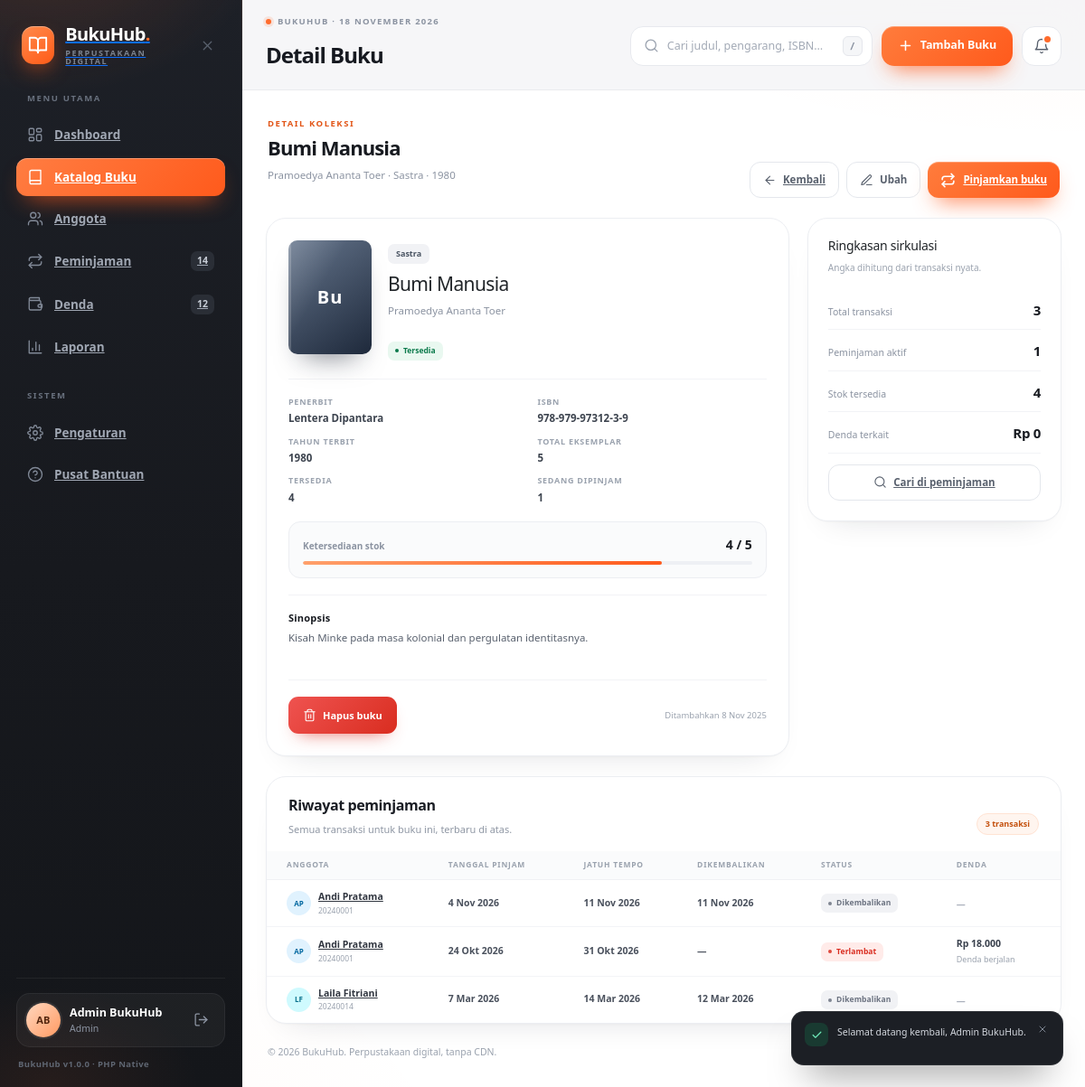
The page /index.php?page=books&action=show&id=1 (signed in) on the database its author committed.
### tables this page shows
CREATE TABLE `buku` (
  `id_buku`         INT UNSIGNED NOT NULL AUTO_INCREMENT,
  `judul`           VARCHAR(180) NOT NULL,
  `pengarang`       VARCHAR(120) NOT NULL,
  `kategori`        VARCHAR(40)  NOT NULL,
  `isbn`            VARCHAR(30)  NULL DEFAULT NULL,
  `penerbit`        VARCHAR(120) NULL DEFAULT NULL,
  `tahun_terbit`    SMALLINT UNSIGNED NULL DEFAULT NULL,
  `sinopsis`        TEXT NULL DEFAULT NULL,
  `jumlah_eksemplar` SMALLINT UNSIGNED NOT NULL DEFAULT 1,
  `stok_tersedia`   SMALLINT UNSIGNED NOT NULL DEFAULT 1,
  `created_at`      TIMESTAMP NOT NULL DEFAULT CURRENT_TIMESTAMP,
  `updated_at`      TIMESTAMP NOT NULL DEFAULT CURRENT_TIMESTAMP ON UPDATE CURRENT_TIMESTAMP,
  PRIMARY KEY (`id_buku`),
  KEY `idx_buku_judul` (`judul`),
  KEY `idx_buku_pengarang` (`pengarang`),
  KEY `idx_buku_kategori` (`kategori`),
  KEY `idx_buku_isbn` (`isbn`),
  KEY `idx_buku_stok` (`stok_tersedia`)
);

CREATE TABLE `peminjaman` (
  `id_peminjaman`    INT UNSIGNED NOT NULL AUTO_INCREMENT,
  `id_anggota`       INT UNSIGNED NOT NULL,
  `id_buku`          INT UNSIGNED NOT NULL,
  `tgl_pinjam`       DATE NOT NULL,
  `tgl_kembali_rencana` DATE NOT NULL,
  `tgl_kembali_real` DATE NULL DEFAULT NULL,
  `status`           ENUM('dipinjam','dikembalikan') NOT NULL DEFAULT 'dipinjam',
  `denda_per_hari`   INT UNSIGNED NOT NULL DEFAULT 1000,
  `created_by`       INT UNSIGNED NULL DEFAULT NULL,
  `created_at`       TIMESTAMP NOT NULL DEFAULT CURRENT_TIMESTAMP,
  `updated_at`       TIMESTAMP NOT NULL DEFAULT CURRENT_TIMESTAMP ON UPDATE CURRENT_TIMESTAMP,
  PRIMARY KEY (`id_peminjaman`),
  KEY `idx_peminjaman_anggota` (`id_anggota`),
  KEY `idx_peminjaman_buku` (`id_buku`),
  KEY `idx_peminjaman_status` (`status`),
  KEY `idx_peminjaman_tgl_pinjam` (`tgl_pinjam`),
  KEY `idx_peminjaman_jatuh_tempo` (`tgl_kembali_rencana`),
  KEY `idx_peminjaman_created_by` (`created_by`),
  CONSTRAINT `fk_peminjaman_anggota` FOREIGN KEY (`id_anggota`)
    REFERENCES `anggota` (`id_anggota`) ON DELETE RESTRICT ON UPDATE CASCADE,
  CONSTRAINT `fk_peminjaman_buku` FOREIGN KEY (`id_buku`)
    REFERENCES `buku` (`id_buku`) ON DELETE RESTRICT ON UPDATE CASCADE,
  CONSTRAINT `fk_peminjaman_user` FOREIGN KEY (`created_by`)
    REFERENCES `users` (`id_user`) ON DELETE SET NULL ON UPDATE CASCADE
);

CREATE TABLE `anggota` (
  `id_anggota` INT UNSIGNED NOT NULL AUTO_INCREMENT,
  `nama`       VARCHAR(100) NOT NULL,
  `nim_nik`    VARCHAR(30)  NOT NULL,
  `email`      VARCHAR(120) NOT NULL,
  `telepon`    VARCHAR(20)  NULL DEFAULT NULL,
  `alamat`     VARCHAR(255) NULL DEFAULT NULL,
  `maks_pinjam` TINYINT UNSIGNED NOT NULL DEFAULT 3,
  `status`     ENUM('aktif','nonaktif') NOT NULL DEFAULT 'aktif',
  `created_at` TIMESTAMP NOT NULL DEFAULT CURRENT_TIMESTAMP,
  `updated_at` TIMESTAMP NOT NULL DEFAULT CURRENT_TIMESTAMP ON UPDATE CURRENT_TIMESTAMP,
  PRIMARY KEY (`id_anggota`),
  UNIQUE KEY `uq_anggota_nim` (`nim_nik`),
  UNIQUE KEY `uq_anggota_email` (`email`),
  KEY `idx_anggota_status` (`status`),
  KEY `idx_anggota_nama` (`nama`)
);

### views/books/show.php (the view, shortened to what the rows shown need)
<?php
$style = category_style($book['kategori']);
$available = (int) $book['stok_tersedia'];
$total = (int) $book['jumlah_eksemplar'];
$stock = stock_status($available, $total);
$onLoan = max(0, $total - $available);
?>
<section class="view is-active" aria-labelledby="bookDetailHeading">
  <div class="module-head">
    <div>
      <p class="module-eyebrow">Detail koleksi</p>
      <h2 class="module-title" id="bookDetailHeading"><?= e($book['judul']) ?></h2>
      <p class="module-sub"><?= e($book['pengarang']) ?> · <?= e($book['kategori']) ?><?= !empty($book['tahun_terbit']) ? ' · ' . e((string) $book['tahun_terbit']) : '' ?></p>
    </div>
  </div>
  <div class="detail-grid">
    <article class="card book-hero">
      <div class="book-hero-top">
        <span class="book-cover book-cover--lg" style="--c1: <?= e($style['c1']) ?>; --c2: <?= e($style['c2']) ?>">
          <?= e(mb_substr($book['judul'], 0, 2)) ?>
        </span>
        <div class="book-hero-meta">
          <?= category_chip($book['kategori']) ?>
          <h3><?= e($book['judul']) ?></h3>
          <p><?= e($book['pengarang']) ?></p>
          <span class="status-chip <?= e($stock['class']) ?>"><?= e($stock['label']) ?></span>
        </div>
      </div>
      <dl class="meta-list">
        <div><dt>Penerbit</dt><dd><?= e($book['penerbit'] ?: '—') ?></dd></div>
        <div><dt>ISBN</dt><dd><?= e($book['isbn'] ?: '—') ?></dd></div>
        <div><dt>Tahun terbit</dt><dd><?= e($book['tahun_terbit'] ?: '—') ?></dd></div>
        <div><dt>Total eksemplar</dt><dd><?= num($total) ?></dd></div>
        <div><dt>Tersedia</dt><dd><?= num($available) ?></dd></div>
        <div><dt>Sedang dipinjam</dt><dd><?= num($onLoan) ?></dd></div>
      </dl>
      <div class="stock-block">
        <div class="stock-block-head">
          <span>Ketersediaan stok</span>
          <strong><?= num($available) ?> / <?= num($total) ?></strong>
        </div>
      </div>
      <div class="book-synopsis">
        <h4>Sinopsis</h4>
        <p><?= nl2br(e($book['sinopsis'] ?: 'Belum ada sinopsis untuk buku ini.')) ?></p>
      </div>
      <div class="detail-actions">
        <button class="btn-danger" type="button"
          data-confirm
          data-url="<?= e(url('books', ['action' => 'delete'])) ?>"
          data-id="<?= (int) $book['id_buku'] ?>"
          data-title="Hapus buku?"
          data-sub="Buku dengan riwayat peminjaman akan ditolak oleh server."
          data-ok="Hapus buku"
          data-danger="1"
          data-message="&lt;strong&gt;<?= e($book['judul']) ?>&lt;/strong&gt; akan dihapus permanen dari katalog.">
          <svg class="icon"><use href="#i-trash" /></svg> Hapus buku
        </button>
        <span class="detail-note">Ditambahkan <?= e(format_date($book['created_at'] ?? null)) ?></span>
      </div>
    </article>
    <aside class="card detail-aside">
      <div class="detail-stat-row">
        <span>Stok tersedia</span>
        <strong><?= num($available) ?></strong>
      </div>
    </aside>
  </div>
  <div class="card table-card">
    <div class="card-head table-head">
      <div class="head-copy">
        <h2>Riwayat peminjaman</h2>
      </div>
    </div>
    <div class="table-wrap">
      <table class="data-table">
        <thead>
          <tr>
            <th>Anggota</th>
            <th>Tanggal pinjam</th>
            <th>Jatuh tempo</th>
            <th>Dikembalikan</th>
            <th>Status</th>
            <th>Denda</th>
          </tr>
        </thead>
        <tbody>
          <?php if (empty($loans)): ?>
            <?= empty_row(6, 'Belum pernah dipinjam', 'Buku ini belum memiliki riwayat transaksi.') ?>
          <?php else: ?>
            <?php foreach ($loans as $loan): ?>
              <?php $avatar = avatar_style((int) $loan['id_anggota']); ?>
              <tr>
                <td>
                  <div class="member-cell">
                    <span class="member-avatar" style="--av-bg: <?= e($avatar[0]) ?>; --av-ink: <?= e($avatar[1]) ?>"><?= e(initials($loan['anggota_nama'])) ?></span>
                    <span class="member-meta">
                      <a class="member-name" href="<?= e(member_url((int) $loan['id_anggota'])) ?>"><?= e($loan['anggota_nama']) ?></a>
                      <span class="member-id"><?= e($loan['nim_nik']) ?></span>
                    </span>
                  </div>
                </td>
                <td class="date-cell"><span class="date-main"><?= e(format_date($loan['tgl_pinjam'])) ?></span></td>
                <td class="date-cell"><span class="date-main"><?= e(format_date($loan['tgl_kembali_rencana'])) ?></span></td>
                <td class="date-cell"><span class="date-main"><?= e(format_date($loan['tgl_kembali_real'])) ?></span></td>
                <td><?= loan_badge($loan) ?></td>
                <td>
                  <?php if (!empty($loan['total_denda'])): ?>
                    <span class="money-cell money-cell--due"><?= money($loan['total_denda']) ?></span>
                    <span class="sub-cell"><?= e($loan['status_denda'] === 'lunas' ? 'Lunas' : 'Belum lunas') ?></span>
                  <?php elseif (($loan['status'] ?? '') === 'dipinjam'): ?>
                    <span class="money-cell"><?= money(projected_fine($loan)) ?></span>
                    <span class="sub-cell">Denda berjalan</span>
                  <?php else: ?>
                    <span class="muted-cell">—</span>
                  <?php endif; ?>
                </td>
              </tr>
            <?php endforeach; ?>
          <?php endif; ?>
        </tbody>
      </table>
    </div>
  </div>
</section>

### app/Helpers/functions.php (shortened to what the rows shown need)
<?php
function config(string $key, mixed $default = null): mixed
{
    $config = $GLOBALS['app_config'] ?? [];
    $segments = explode('.', $key);
    $value = $config;
    foreach ($segments as $segment) {
        $value = $value[$segment];
    }
    return $value;
}
function e(mixed $value): string
{
    return htmlspecialchars((string) ($value ?? ''), ENT_QUOTES | ENT_SUBSTITUTE, 'UTF-8');
}
function money(mixed $amount): string
{
    return 'Rp ' . number_format((float) $amount, 0, ',', '.');
}
function num(mixed $value): string
{
    return number_format((float) $value, 0, ',', '.');
}
function today(): string
{
    return date('Y-m-d');
}
function diff_days(string $from, string $to): int
{
    $start = new DateTimeImmutable($from);
    $end = new DateTimeImmutable($to);
    return (int) $start->diff($end)->format('%r%a');
}
function month_short_names(): array
{
    return [1 => 'Jan', 'Feb', 'Mar', 'Apr', 'Mei', 'Jun', 'Jul', 'Agu', 'Sep', 'Okt', 'Nov', 'Des'];
}
function format_date(?string $date, bool $withYear = true): string
{
    if (!$date) {
        return '—';
    }
    $timestamp = strtotime($date);
    $short = month_short_names();
    $text = date('j', $timestamp) . ' ' . $short[(int) date('n', $timestamp)];
    return $withYear ? $text . ' ' . date('Y', $timestamp) : $text;
}
function url(string $page = 'dashboard', array $params = []): string
{
    $query = array_merge(['page' => $page], $params);
    $clean = [];
    foreach ($query as $key => $value) {
        $clean[$key] = $value;
    }
    return 'index.php?' . http_build_query($clean);
}
function input(string $key, mixed $default = null): mixed
{
    if (array_key_exists($key, $_POST)) {
        $value = $_POST[$key];
    } elseif (array_key_exists($key, $_GET)) {
        $value = $_GET[$key];
    } else {
        return $default;
    }
    return is_string($value) ? trim($value) : $value;
}
function int_input(string $key, int $default = 0): int
{
    $value = input($key, $default);
    return is_numeric($value) ? (int) $value : $default;
}
function id_input(string $key = 'id'): int
{
    $id = int_input($key, 0);
    return $id > 0 ? $id : 0;
}
function initials(?string $name): string
{
    $parts = preg_split('/\s+/', trim((string) $name)) ?: [];
    $parts = array_values(array_filter($parts, static fn ($part) => $part !== ''));
    $letters = '';
    foreach (array_slice($parts, 0, 2) as $part) {
        $letters .= mb_strtoupper(mb_substr($part, 0, 1));
    }
    return $letters;
}
function category_style(?string $category): array
{
    $palette = [
        'Fiksi' => ['bg' => '#fff1e7', 'ink' => '#b54708', 'c1' => '#e76f51', 'c2' => '#9a3412'],
        'Non-fiksi' => ['bg' => '#eaf2ff', 'ink' => '#1d4ed8', 'c1' => '#3b82f6', 'c2' => '#1e3a8a'],
        'Sains' => ['bg' => '#e9f8f0', 'ink' => '#0b7a4b', 'c1' => '#0f766e', 'c2' => '#134e4a'],
        'Sejarah' => ['bg' => '#fdf3dc', 'ink' => '#a16207', 'c1' => '#d97706', 'c2' => '#78350f'],
        'Biografi' => ['bg' => '#f3ecff', 'ink' => '#6d28d9', 'c1' => '#7c3aed', 'c2' => '#4c1d95'],
        'Teknologi' => ['bg' => '#e8f6fb', 'ink' => '#0e7490', 'c1' => '#0891b2', 'c2' => '#164e63'],
    ];
    return $palette[(string) $category] ?? [
        'bg' => '#f1f2f5', 'ink' => '#4b5563', 'c1' => '#64748b', 'c2' => '#1e293b',
    ];
}
function avatar_style(int $id): array
{
    $palette = [
        ['#ffe4d6', '#b54708'], ['#e0f2fe', '#0369a1'], ['#dcfce7', '#166534'],
        ['#fae8ff', '#86198f'], ['#fef3c7', '#92400e'], ['#cffafe', '#0e7490'],
        ['#ede9fe', '#5b21b6'], ['#ffedd5', '#9a3412'], ['#f1f5f9', '#334155'],
    ];
    return $palette[abs($id) % count($palette)];
}
function loan_state(array $loan): array
{
    if (($loan['status'] ?? '') === 'dikembalikan') {
        return ['key' => 'returned', 'label' => 'Dikembalikan', 'class' => 'tag--returned', 'late' => 0];
    }
    $late = diff_days((string) $loan['tgl_kembali_rencana'], today());
    if ($late > 0) {
        return ['key' => 'overdue', 'label' => 'Terlambat', 'class' => 'tag--overdue', 'late' => $late];
    }
    return ['key' => 'active', 'label' => 'Dipinjam', 'class' => 'tag--ontime', 'late' => 0];
}
function projected_fine(array $loan): int
{
    $late = diff_days((string) $loan['tgl_kembali_rencana'], today());
    $rate = (int) ($loan['denda_per_hari'] ?? config('defaults.tarif_denda', 1000));
    return $late * $rate;
}
function loan_badge(array $loan): string
{
    $state = loan_state($loan);
    return '<span class="tag ' . $state['class'] . '">' . e($state['label']) . '</span>';
}
function category_chip(?string $category): string
{
    $style = category_style($category);
    return '<span class="cat-chip" style="--chip-bg:' . $style['bg'] . ';--chip-ink:' . $style['ink'] . '">'
        . e($category) . '</span>';
}
function stock_status(int $available, int $total): array
{
    return ['key' => 'in', 'label' => 'Tersedia', 'class' => 'status-chip--in'];
}
function member_url(int $id, string $action = 'show'): string
{
    return url('members', ['action' => $action, 'id' => $id]);
}

### rows shown on the page
buku: judul "Bumi Manusia", pengarang "Pramoedya Ananta Toer", kategori "Sastra", tahun_terbit "1980", judul "Bu", stok_tersedia+jumlah_eksemplar "Tersedia", penerbit "Lentera Dipantara", isbn "978-979-97312-3-9", jumlah_eksemplar "5", stok_tersedia "4", num($onLoan) "1", sinopsis "Kisah Minke pada masa kolonial dan pergulatan identitasnya.", created_at "8 Nov 2025"
peminjaman: id_anggota.nama "AP", id_anggota.nama "Andi Pratama", id_anggota.nim_nik "20240001", tgl_pinjam "4 Nov 2026", tgl_kembali_rencana "11 Nov 2026", tgl_kembali_real "11 Nov 2026"
peminjaman: id_anggota.nama "AP", id_anggota.nama "Andi Pratama", id_anggota.nim_nik "20240001", tgl_pinjam "24 Okt 2026", tgl_kembali_rencana "31 Okt 2026", tgl_kembali_real "—", tgl_kembali_rencana "Terlambat", money(projected_fine($loan)) "Rp 18.000"
peminjaman: id_anggota.nama "LF", id_anggota.nama "Laila Fitriani", id_anggota.nim_nik "20240014", tgl_pinjam "7 Mar 2026", tgl_kembali_rencana "14 Mar 2026", tgl_kembali_real "12 Mar 2026"

### other values the page prints
$navCounts['active_loans'] "14"
$navCounts['unpaid_fines'] "12"
initials($user['nama'] ?? 'Admin') "AB"
$user['nama'] "Admin BukuHub"
$user['role'] "Admin"
config('version', '1.0.0') "1.0.0"
$pageTitle "Detail Buku"
$topbarAction['label'] "Tambah Buku"
num(count($loans)) "3"
num($activeLoans) "1"
money($fineTotal) "Rp 0"
$flash['message'] "Selamat datang kembali, Admin BukuHub."
